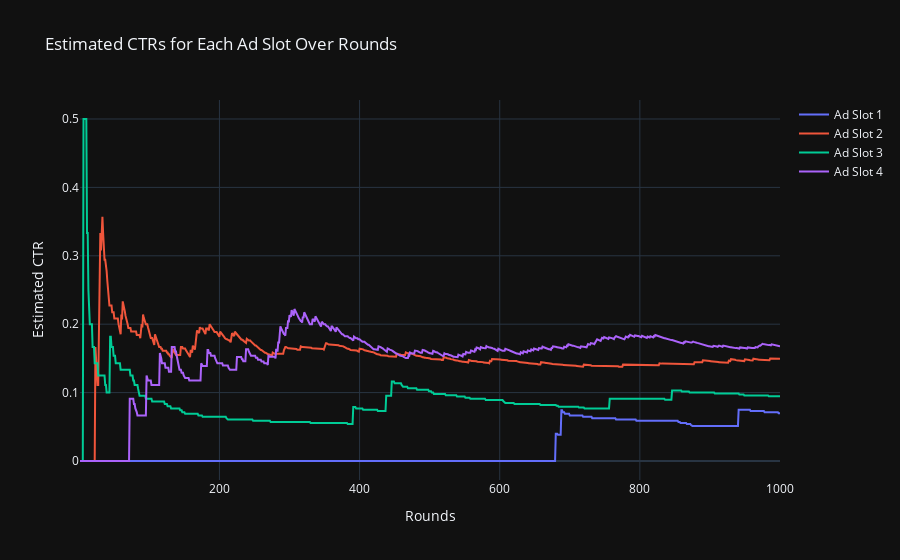

Notebook source saved alongside this figure:
### Code cell
run_ad_simulation()

### Figure 1 — Plotly figure (JSON) as saved in the notebook; plotly's stock layout.template omitted (floating-point values rounded to 4 significant figures; data arrays with more than 128 entries replaced by an {"elided": "..."} marker saying what was removed)
{"data": [{"mode": "lines", "name": "Ad Slot 1", "type": "scatter", "x": {"elided": "1000 int values"}, "y": {"elided": "1000 float values"}}, {"mode": "lines", "name": "Ad Slot 2", "type": "scatter", "x": {"elided": "1000 int values"}, "y": {"elided": "1000 float values"}}, {"mode": "lines", "name": "Ad Slot 3", "type": "scatter", "x": {"elided": "1000 int values"}, "y": {"elided": "1000 float values"}}, {"mode": "lines", "name": "Ad Slot 4", "type": "scatter", "x": {"elided": "1000 int values"}, "y": {"elided": "1000 float values"}}], "layout": {"title": {"text": "Estimated CTRs for Each Ad Slot Over Rounds"}, "xaxis": {"title": {"text": "Rounds"}}, "yaxis": {"title": {"text": "Estimated CTR"}}}}
